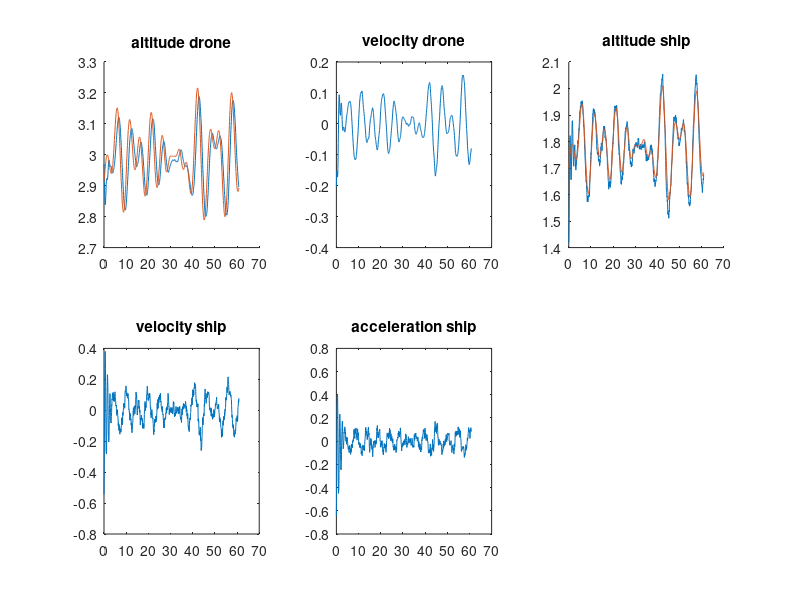

Reproduce this figure in MATLAB. (Note: this script raises an error after producing the figure.)
clear; clc;
%v_pos_dist = importdata("log_v_pos_dist.txt");
%v_vel_dist = importdata("log_v_vel_dist.txt");
%v_vel_dist_lp = importdata("log_v_vel_dist_lp.txt");
%v_pos_dist = importdata("log_v_pos_dist_3_wave.txt");
%v_vel_dist = importdata("log_v_vel_dist_3_wave.txt");
%v_vel_dist_lp = importdata("log_v_vel_dist_lp_3_wave.txt");
%v_vel_aruco = importdata("log_v_vel_aruco_3_wave.txt");
%v_land = importdata("log_v_very_good_landing_5_predict.txt");
% v_pitch = importdata("log_pitch.txt");
% v_dist = importdata("log_dist.txt");
% v_roll = importdata("log_roll.txt");
% dist_test = importdata("dist_test_no_movement.txt");
% xy_cor = importdata("xy_cor_pic.txt");
% dist_motion = importdata("dist_motion_no_delay.txt");
% ori_motion = importdata("ori_motion.txt");
% combi = importdata("combi.txt");
% kalman_no_movement = importdata("kalman_no_movement.txt");
% kalman_no_movement_gt = importdata("kalman_no_movement_gt.txt");
% kalman_no_movement_predict = importdata("kalman_no_movement_predict.txt")
% kalman_no_movement_predict_gt = importdata("kalman_no_movement_predict_gt.txt")
% kalman_movement = importdata("kalman_movement.txt");
% kalman_movement_gt = importdata("kalman_movement_gt.txt");
kalman_movement_6_predict = importdata("kalman_movement_6_predict.txt")
kalman_movement_6_predict_gt = importdata("kalman_movement_6_predict_gt.txt")
% 
% kalman_no_movement(1:30,:) = [];
% kalman_no_movement(430:912,:) = [];
% kalman_no_movement_gt(1:30,:) = [];
% kalman_no_movement_gt(430:908,:) = [];
% kalman_no_movement_predict(1:30,:) = []
% kalman_no_movement_predict(700:1448,:) = []
% kalman_no_movement_predict_gt(1:30,:) = []
% kalman_no_movement_predict_gt(700:1380,:) = []
% kalman_movement(1:30,:) = [];
% kalman_movement(1000:1591,:) = [];
% kalman_movement_gt(1:30,:) = [];
% kalman_movement_gt(1000:1596,:) = [];
kalman_movement_6_predict(1:30,:) = [];
kalman_movement_6_predict(1000:1532,:) = [];
kalman_movement_6_predict_gt(1:30,:) = [];
kalman_movement_6_predict_gt(1000:1592,:) = [];

%v(1,:) = [];
%dist_test(1:50,:)=[]
%ori_motion(800:1300,:)=[]
% combi(1000:1408,:)=[]

% figure(1)
% subplot(2,3,1)
% plot(x(:,1)-5)
% hold on;
% plot(x(:,3))
% title('altitude drone')
% subplot(2,3,2)
% plot(x(:,2))
% title('velocity drone')
% subplot(2,3,3)
% plot(x(:,3))
% title('altitude ship')
% subplot(2,3,4)
% plot(x(:,4))
% title('velocity ship')
% subplot(2,3,5)
% plot(x(:,5))
% title('acceleration ship')
% figure(1)
% hold on;
% plot(v_pitch(:,5), v_pitch(:,1)) %Roll gt
% plot(v_pitch(:,5), v_pitch(:,3)-pi) %Roll est
% 
% figure(2)
% hold on;
% 
% 
% plot(v_pitch(:,5), v_pitch(:,2)) %Pitch gt
% plot(v_pitch(:,5), -v_pitch(:,4)- v_pitch(:,7)-0.013) %Pitch est
% %plot(v_pitch(:,5), v_pitch(:,8)/20) %Ship alt
% ylabel({'Angle [Radians]'});
% xlabel({'Time [s]'});
% title({'Pitch estimation with ground truth'});

%FFT
% Y = fft(v_pitch(:,4));
% L = 752;
% Fs = 12
% P2 = abs(Y/L);
% P1 = P2(1:L/2+1);
% P1(2:end-1) = 2*P1(2:end-1);
% figure (11)
% f = Fs*(0:(L/2))/L;
% plot(f,P1) 
% title('Single-Sided Amplitude Spectrum of X(t)')
% xlabel('f (Hz)')
% ylabel('|P1(f)|')


% figure(3)
% plot(v_vel_dist(:,1))
% hold on;
% plot(v_vel_dist(:,2)-1.4)

% figure(4)
% plot(v_pos_dist(:,3)-5)
% hold on;
% plot(v_vel_dist(:,3)-5)
% plot(v_vel_dist_lp(:,3)-5)
% xlim([0 800])
% legend('dist pos cont', 'dist vel cont', 'dist vel cont lp')
% 
% figure(5)
% plot(v_vel_aruco(:,3)-5)
% hold on;
% plot(v_vel_aruco(:,4)-5)
% plot(v_vel_aruco(:,4)-v_vel_aruco(:,3))
% xlim([0 800])
% legend('dist aruco', 'dist ground truth', 'dist diff')
% figure(6)
% plot(v_vel_aruco(:,1))
% hold on;
% plot(v_vel_aruco(:,2)-1.4)
% legend('drone pos', 'ship pos')

% figure(7)
% plot(v_vel(:,4), v_vel(:,1)-1.12-(4-1.12))
% hold on
% plot(v_vel(:,4), v_vel(:,2))

% figure(8)
% plot(v_land(:,1))
% hold on;
% plot(v_land(:,2)-6)
% legend('drone pos', 'ship pos')

% figure(9)
% plot(v_dist(:,4), v_dist(:,2))
% hold on;
% plot(v_dist(:,4), v_dist(:,3))
% ylabel({'Distance [m]'});
% xlabel({'Time [s]'});
% title({'Measurement of distance between ship and drone using aruco marker'});
% 
% avg_error = mean(abs(v_dist(:,2)-v_dist(:,3)))
% std_error = std(v_dist(:,2)-v_dist(:,3))

% figure(10)
% hold on;
% plot(v_roll(:,4),v_roll(:,1)-0.3)
% plot(v_roll(:,4), v_roll(:,2)-pi) %Roll est
% 
% max_error = max(abs(v_roll(:,2)-pi+0.3))

% figure(11)
% hold on;
% plot(dist_test(:,3), dist_test(:,1)+0.17) %Distance aruco marker
% plot(dist_test(:,3), dist_test(:,2)) %Drones own position
% 
% figure (12)
% hold on;
% plot(xy_cor(:,3)-xy_cor(1,3), xy_cor(:,1)) %X_cor from aruco
% plot(xy_cor(:,3)-xy_cor(1,3), xy_cor(:,2)) %y_cor from aruco
% plot(xy_cor(:,3)-xy_cor(1,3), xy_cor(:,4)) %x_pos drone
% plot(xy_cor(:,3)-xy_cor(1,3), xy_cor(:,5)) %y_pos drone

% figure(13)
% hold on;
% plot(dist_motion(:,3)-dist_motion(1,3), dist_motion(:,1)+0.21) %Distance aruco marker
% plot(dist_motion(:,3)-dist_motion(1,3), dist_motion(:,2)-dist_motion(:,4)) %Ground truth

% for i=1:length(ori_motion)
%     if ori_motion(i,1) < 0
%         ori_motion(i,1)=ori_motion(i,1)+2*pi;
%     end
% end

% figure(14)
% hold on;
% plot(ori_motion(:,3)-ori_motion(1,3), ori_motion(:,2)) %pitch est
% plot(ori_motion(:,3)-ori_motion(1,3), ori_motion(:,1)-3.1) %Roll est
% plot(ori_motion(:,3)-ori_motion(1,3), ori_motion(:,5)) %Roll gt
% plot(ori_motion(:,3)-ori_motion(1,3), ori_motion(:,4)) %pitch gt

% for i=1:length(combi)
%     if combi(i,1) < 0
%         combi(i,1)=combi(i,1)+2*pi;
%     end
% end
% 
% figure(14)
% hold on;
% plot(combi(:,3)-combi(1,3), combi(:,2)) %pitch est
% plot(combi(:,3)-combi(1,3), combi(:,1)-3.1) %Roll est
% plot(combi(:,3)-combi(1,3), combi(:,5)) %Roll gt
% plot(combi(:,3)-combi(1,3), combi(:,4)) %pitch gt
% 
% figure(15)
% hold on;
% plot(combi(:,3)-combi(1,3), combi(:,6))
% plot(combi(:,3)-combi(1,3), combi(:,7)-combi(:,8)-0.21)

% figure(16)
% subplot(2,3,1)
% %plot(kalman_no_movement(:,3)-kalman_no_movemet(1,3), kalman_no_movement(:,1))
% hold on;
% plot(kalman_no_movement(:,3)-kalman_no_movement(1,3), kalman_no_movement(:,1))
% title('altitude drone')
% subplot(2,3,2)
% plot(kalman_no_movement(:,3)-kalman_no_movement(1,3), kalman_no_movement(:,2))
% title('velocity drone')
% subplot(2,3,3)
% hold on;
% plot(kalman_no_movement(:,3)-kalman_no_movement(1,3), kalman_no_movement(:,4)-0.21)
% plot(kalman_no_movement_gt(:,3)-kalman_no_movement_gt(1,3), kalman_no_movement_gt(:,4))
% title('altitude ship')
% subplot(2,3,4)
% plot(kalman_no_movement(:,3)-kalman_no_movement(1,3), kalman_no_movement(:,5))
% title('velocity ship')
% subplot(2,3,5)
% plot(kalman_no_movement(:,3)-kalman_no_movement(1,3), kalman_no_movement(:,6))
% title('acceleration ship')


% figure(17)
% subplot(2,3,1)
% hold on;
% plot(kalman_no_movement_predict(:,3)-kalman_no_movement_predict(1,3), kalman_no_movement_predict(:,1))
% title('altitude drone')
% subplot(2,3,2)
% plot(kalman_no_movement_predict(:,3)-kalman_no_movement_predict(1,3), kalman_no_movement_predict(:,2))
% title('velocity drone')
% subplot(2,3,3)
% hold on;
% plot(kalman_no_movement_predict(:,3)-kalman_no_movement_predict(1,3), kalman_no_movement_predict(:,4)-0.21)
% plot(kalman_no_movement_predict_gt(:,3)-kalman_no_movement_predict_gt(1,3), kalman_no_movement_predict_gt(:,4))
% title('altitude ship')
% subplot(2,3,4)
% plot(kalman_no_movement_predict(:,3)-kalman_no_movement_predict(1,3), kalman_no_movement_predict(:,5))
% title('velocity ship')
% subplot(2,3,5)
% plot(kalman_no_movement_predict(:,3)-kalman_no_movement_predict(1,3), kalman_no_movement_predict(:,6))
% title('acceleration ship')

% figure(18)
% subplot(2,3,1)
% hold on;
% plot(kalman_movement(:,3)-kalman_movement(1,3), kalman_movement_gt(:,2))
% plot(kalman_movement_gt(:,3)-kalman_movement_gt(1,3), kalman_movement_gt(:,4)+1+0.21)
% title('altitude drone')
% subplot(2,3,2)
% plot(kalman_movement(:,3)-kalman_movement(1,3), kalman_movement(:,2))
% title('velocity drone')
% subplot(2,3,3)
% hold on;
% plot(kalman_movement(:,3)-kalman_movement(1,3), kalman_movement(:,4)-0.21)
% plot(kalman_movement_gt(:,3)-kalman_movement_gt(1,3), kalman_movement_gt(:,4))
% title('altitude ship')
% subplot(2,3,4)
% plot(kalman_movement(:,3)-kalman_movement(1,3), kalman_movement(:,5))
% title('velocity ship')
% subplot(2,3,5)
% plot(kalman_movement(:,3)-kalman_movement(1,3), kalman_movement(:,6))
% title('acceleration ship')

figure(19)
subplot(2,3,1)
hold on;
plot(kalman_movement_6_predict(:,3)-kalman_movement_6_predict(1,3), kalman_movement_6_predict_gt(:,2))
plot(kalman_movement_6_predict_gt(:,3)-kalman_movement_6_predict_gt(1,3), kalman_movement_6_predict_gt(:,4)+1+0.21)
title('altitude drone')
subplot(2,3,2)
plot(kalman_movement_6_predict(:,3)-kalman_movement_6_predict(1,3), kalman_movement_6_predict(:,2))
title('velocity drone')
subplot(2,3,3)
hold on;
plot(kalman_movement_6_predict(:,3)-kalman_movement_6_predict(1,3), kalman_movement_6_predict(:,4)-0.21)
plot(kalman_movement_6_predict_gt(:,3)-kalman_movement_6_predict_gt(1,3), kalman_movement_6_predict_gt(:,4))
title('altitude ship')
subplot(2,3,4)
plot(kalman_movement_6_predict(:,3)-kalman_movement_6_predict(1,3), kalman_movement_6_predict(:,5))
title('velocity ship')
subplot(2,3,5)
plot(kalman_movement_6_predict(:,3)-kalman_movement_6_predict(1,3), kalman_movement_6_predict(:,6))
title('acceleration ship')
%%
avg_dist_pos = mean(abs(v_pos_dist(1:800,3)-5))
avg_dist_vel = mean(abs(v_vel_dist(1:800,3)-5))
avg_dist_vel_lp = mean(abs(v_vel_dist_lp(1:800,3)-5))
std_dist_pos = std(abs(v_pos_dist(1:800,3)-5))
std_dist_vel = std(abs(v_vel_dist(1:800,3)-5))
std_dist_vel_lp = std(abs(v_vel_dist_lp(1:800,3)-5))
